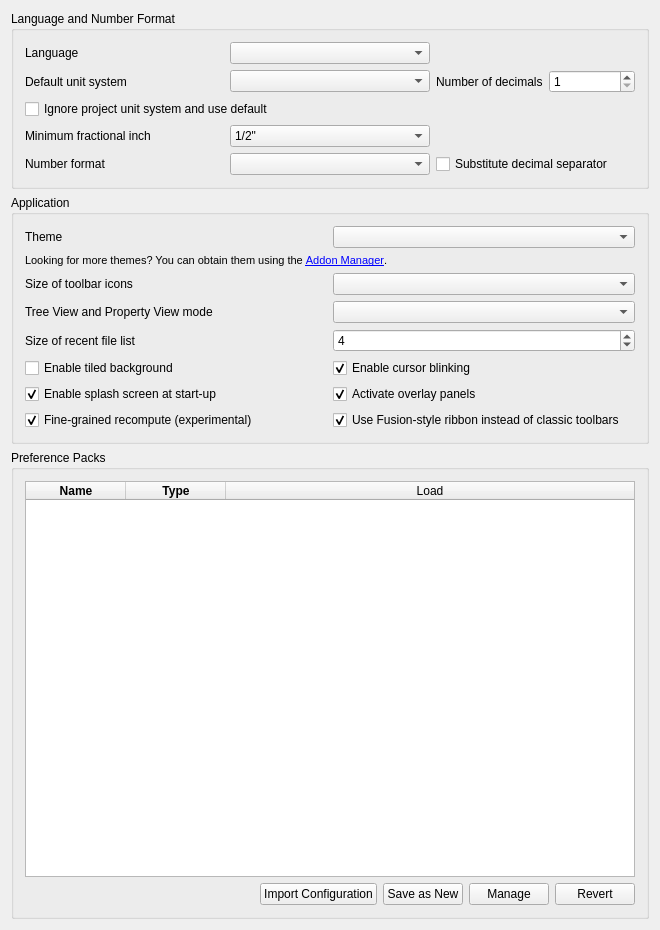
<?xml version="1.0" encoding="UTF-8"?>
<ui version="4.0">
 <class>Gui::Dialog::DlgSettingsGeneral</class>
 <widget class="QWidget" name="Gui::Dialog::DlgSettingsGeneral">
  <property name="geometry">
   <rect>
    <x>0</x>
    <y>0</y>
    <width>660</width>
    <height>930</height>
   </rect>
  </property>
  <property name="windowTitle">
   <string>General</string>
  </property>
   <layout class="QVBoxLayout" name="verticalLayout">
    <item>
     <widget class="QGroupBox" name="GroupBox7">
      <property name="title">
       <string>Language and Number Format</string>
      </property>
      <layout class="QGridLayout">
       <property name="leftMargin">
        <number>11</number>
       </property>
       <property name="topMargin">
        <number>11</number>
       </property>
       <property name="rightMargin">
        <number>11</number>
       </property>
       <property name="bottomMargin">
        <number>11</number>
       </property>
       <property name="spacing">
        <number>6</number>
       </property>
       <item row="0" column="0">
        <widget class="QLabel" name="TextLabel1_4">
         <property name="text">
          <string>Language</string>
         </property>
        </widget>
       </item>
       <item row="0" column="1">
        <widget class="QComboBox" name="Languages">
         <property name="toolTip">
          <string>Language of the application's user interface</string>
         </property>
        </widget>
       </item>
       <item row="1" column="0">
        <widget class="QLabel" name="unitSystemLabel">
         <property name="text">
          <string>Default unit system</string>
         </property>
        </widget>
       </item>
       <item row="1" column="1">
        <widget class="QComboBox" name="comboBox_UnitSystem">
         <property name="toolTip">
          <string>Unit system for all parts of the application. Can be overridden by specifying a document unit system.</string>
         </property>
        </widget>
       </item>
       <item row="1" column="2">
        <layout class="QHBoxLayout" name="horizontalLayout_3">
         <item>
          <widget class="QLabel" name="decimalsLabel">
           <property name="text">
            <string>Number of decimals</string>
           </property>
          </widget>
         </item>
         <item>
          <widget class="QSpinBox" name="spinBoxDecimals">
           <property name="toolTip">
            <string>Number of decimals that should be shown for numbers and dimensions</string>
           </property>
           <property name="minimum">
            <number>1</number>
           </property>
           <property name="maximum">
            <number>12</number>
           </property>
          </widget>
         </item>
        </layout>
       </item>
       <item row="2" column="0" colspan="3">
        <widget class="QCheckBox" name="checkBox_projectUnitSystemIgnore">
          <property name="toolTip">
           <string>Ignores document unit systems</string>
          </property>
          <property name="text">
           <string>Ignore project unit system and use default</string>
          </property>
        </widget>
       </item>
       <item row="3" column="0">
        <widget class="QLabel" name="fractionalInchLabel">
         <property name="text">
          <string>Minimum fractional inch</string>
         </property>
        </widget>
       </item>
       <item row="3" column="1">
        <widget class="QComboBox" name="comboBox_FracInch">
         <property name="toolTip">
          <string>Minimum fractional inch to be displayed</string>
         </property>
         <item>
          <property name="text">
           <string notr="true">1/2"</string>
          </property>
         </item>
         <item>
          <property name="text">
           <string notr="true">1/4"</string>
          </property>
         </item>
         <item>
          <property name="text">
           <string notr="true">1/8"</string>
          </property>
         </item>
         <item>
          <property name="text">
           <string notr="true">1/16"</string>
          </property>
         </item>
         <item>
          <property name="text">
           <string notr="true">1/32"</string>
          </property>
         </item>
         <item>
          <property name="text">
           <string notr="true">1/64"</string>
          </property>
         </item>
         <item>
          <property name="text">
           <string notr="true">1/128"</string>
          </property>
         </item>
        </widget>
       </item>
       <item row="4" column="0">
        <widget class="QLabel" name="TextLabel1_5">
         <property name="text">
          <string>Number format</string>
         </property>
        </widget>
       </item>
       <item row="4" column="1">
        <widget class="Gui::PrefComboBox" name="UseLocaleFormatting">
         <property name="prefEntry" stdset="0">
          <cstring>UseLocaleFormatting</cstring>
         </property>
         <property name="prefPath" stdset="0">
          <cstring>General</cstring>
         </property>
        </widget>
       </item>
       <item row="4" column="2">
        <widget class="Gui::PrefCheckBox" name="SubstituteDecimal">
         <property name="toolTip">
          <string>Substitutes numerical keypad decimal separator with locale separator, except
in the Python console and the macro editor where a
dot/period will always be printed</string>
         </property>
         <property name="text">
          <string>Substitute decimal separator</string>
         </property>
         <property name="prefEntry" stdset="0">
          <cstring>SubstituteDecimalSeparator</cstring>
         </property>
         <property name="prefPath" stdset="0">
          <cstring>General</cstring>
         </property>
        </widget>
       </item>
      </layout>
     </widget>
    </item>
    <item>
     <widget class="QGroupBox" name="GroupBox3">
      <property name="title">
       <string>Application</string>
      </property>
      <layout class="QGridLayout">
       <property name="leftMargin">
        <number>11</number>
       </property>
       <property name="topMargin">
        <number>11</number>
       </property>
       <property name="rightMargin">
        <number>11</number>
       </property>
       <property name="bottomMargin">
        <number>11</number>
       </property>
       <property name="spacing">
        <number>6</number>
       </property>
       <item row="0" column="0">
        <widget class="QLabel" name="themesLabel">
         <property name="text">
          <string>Theme</string>
         </property>
        </widget>
       </item>
       <item row="0" column="1">
        <widget class="QComboBox" name="themesCombobox">
         <property name="toolTip">
          <string>Customize the appearance of the user interface</string>
         </property>
        </widget>
       </item>
       <item row="1" column="0" colspan="2">
        <widget class="QLabel" name="moreThemesLabel">
         <property name="font">
          <font>
           <pointsize>8</pointsize>
          </font>
         </property>
         <property name="text">
          <string>Looking for more themes? You can obtain them using the &lt;a href=&quot;freecad:Std_AddonMgr&quot;&gt;Addon Manager&lt;/a&gt;.</string>
         </property>
         <property name="textFormat">
          <enum>Qt::RichText</enum>
         </property>
        </widget>
       </item>
       <item row="2" column="0">
        <widget class="QLabel" name="iconSizeLabel">
         <property name="text">
          <string>Size of toolbar icons</string>
         </property>
        </widget>
       </item>
       <item row="2" column="1">
        <widget class="QComboBox" name="toolbarIconSize">
         <property name="toolTip">
          <string>Icon size in the toolbar</string>
         </property>
        </widget>
       </item>
       <item row="3" column="0">
        <widget class="QLabel" name="treeModeLabel">
         <property name="text">
          <string>Tree View and Property View mode</string>
         </property>
        </widget>
       </item>
       <item row="3" column="1">
        <widget class="QComboBox" name="treeMode">
         <property name="toolTip">
          <string>Customize how the tree view is shown in the panel (restart required).

'Combined': combine tree and property view into one panel.
'Independent': split tree and property view into separate panels.</string>
         </property>
        </widget>
       </item>
       <item row="4" column="0">
        <widget class="QLabel" name="recentFileListLabel">
         <property name="text">
          <string>Size of recent file list</string>
         </property>
        </widget>
       </item>
       <item row="4" column="1">
        <widget class="Gui::PrefSpinBox" name="RecentFiles">
         <property name="toolTip">
          <string>How many files should be listed in recent files list</string>
         </property>
         <property name="value">
          <number>4</number>
         </property>
         <property name="prefEntry" stdset="0">
          <cstring>RecentFiles</cstring>
         </property>
         <property name="prefPath" stdset="0">
          <cstring>RecentFiles</cstring>
         </property>
        </widget>
       </item>
       <item row="5" column="0">
        <widget class="QCheckBox" name="tiledBackground">
         <property name="toolTip">
          <string>Background of the main window (when no document is opened) will consist of tiles of an image.</string>
         </property>
         <property name="text">
          <string>Enable tiled background</string>
         </property>
        </widget>
       </item>
       <item row="5" column="1">
        <widget class="Gui::PrefCheckBox" name="EnableCursorBlinking">
         <property name="toolTip">
          <string>The text cursor will be blinking</string>
         </property>
         <property name="text">
          <string>Enable cursor blinking</string>
         </property>
         <property name="checked">
          <bool>true</bool>
         </property>
         <property name="prefEntry" stdset="0">
          <cstring>EnableCursorBlinking</cstring>
         </property>
         <property name="prefPath" stdset="0">
          <cstring>General</cstring>
         </property>
        </widget>
       </item>
       <item row="6" column="0">
        <widget class="Gui::PrefCheckBox" name="SplashScreen">
         <property name="toolTip">
          <string>A splash screen is a small loading window that is shown
when FreeCAD is launching. If this option is checked, FreeCAD will
display the splash screen.</string>
         </property>
         <property name="text">
          <string>Enable splash screen at start-up</string>
         </property>
         <property name="checked">
          <bool>true</bool>
         </property>
         <property name="prefEntry" stdset="0">
          <cstring>ShowSplasher</cstring>
         </property>
         <property name="prefPath" stdset="0">
          <cstring>General</cstring>
         </property>
        </widget>
       </item>
       <item row="6" column="1">
        <widget class="Gui::PrefCheckBox" name="ActivateOverlay">
         <property name="toolTip">
          <string>Activate overlay handling of docked panels</string>
         </property>
         <property name="text">
          <string>Activate overlay panels</string>
         </property>
         <property name="checked">
          <bool>true</bool>
         </property>
         <property name="prefEntry" stdset="0">
          <cstring>ActivateOverlay</cstring>
         </property>
         <property name="prefPath" stdset="0">
          <cstring>DockWindows</cstring>
         </property>
        </widget>
       </item>
       <item row="7" column="0">
        <widget class="Gui::PrefCheckBox" name="FineGrainedRecompute">
         <property name="toolTip">
          <string>Activate fine-grained recomputation of documents</string>
         </property>
         <property name="text">
          <string>Fine-grained recompute (experimental)</string>
         </property>
         <property name="checked">
          <bool>true</bool>
         </property>
         <property name="prefEntry" stdset="0">
          <cstring>FineGrainedRecompute</cstring>
         </property>
         <property name="prefPath" stdset="0">
          <cstring>General</cstring>
         </property>
        </widget>
       </item>
       <item row="7" column="1">
        <widget class="Gui::PrefCheckBox" name="UseRibbon">
         <property name="toolTip">
          <string>Replace classic stacked toolbars with a Fusion-style ribbon
while a document is open. The Start dashboard never shows the ribbon.</string>
         </property>
         <property name="text">
          <string>Use Fusion-style ribbon instead of classic toolbars</string>
         </property>
         <property name="checked">
          <bool>true</bool>
         </property>
         <property name="prefEntry" stdset="0">
          <cstring>UseRibbon</cstring>
         </property>
         <property name="prefPath" stdset="0">
          <cstring>MainWindow</cstring>
         </property>
        </widget>
       </item>
      </layout>
     </widget>
    </item>
    <item>
     <widget class="QGroupBox" name="groupBox">
      <property name="title">
       <string>Preference Packs</string>
      </property>
      <layout class="QHBoxLayout" name="horizontalLayout">
       <item>
        <layout class="QVBoxLayout" name="verticalLayout_3">
         <item>
          <widget class="QTableWidget" name="PreferencePacks">
           <property name="horizontalScrollBarPolicy">
            <enum>Qt::ScrollBarAlwaysOff</enum>
           </property>
           <property name="sizeAdjustPolicy">
            <enum>QAbstractScrollArea::AdjustToContents</enum>
           </property>
           <property name="editTriggers">
            <set>QAbstractItemView::NoEditTriggers</set>
           </property>
           <property name="showDropIndicator" stdset="0">
            <bool>false</bool>
           </property>
           <property name="dragDropOverwriteMode">
            <bool>false</bool>
           </property>
           <property name="selectionMode">
            <enum>QAbstractItemView::NoSelection</enum>
           </property>
           <property name="selectionBehavior">
            <enum>QAbstractItemView::SelectRows</enum>
           </property>
           <property name="showGrid">
            <bool>false</bool>
           </property>
           <property name="sortingEnabled">
            <bool>true</bool>
           </property>
           <property name="wordWrap">
            <bool>false</bool>
           </property>
           <property name="cornerButtonEnabled">
            <bool>false</bool>
           </property>
           <attribute name="horizontalHeaderVisible">
            <bool>true</bool>
           </attribute>
           <attribute name="horizontalHeaderCascadingSectionResizes">
            <bool>true</bool>
           </attribute>
           <attribute name="horizontalHeaderMinimumSectionSize">
            <number>30</number>
           </attribute>
           <attribute name="horizontalHeaderDefaultSectionSize">
            <number>100</number>
           </attribute>
           <attribute name="horizontalHeaderStretchLastSection">
            <bool>true</bool>
           </attribute>
           <attribute name="verticalHeaderVisible">
            <bool>false</bool>
           </attribute>
           <attribute name="verticalHeaderMinimumSectionSize">
            <number>16</number>
           </attribute>
           <attribute name="verticalHeaderDefaultSectionSize">
            <number>24</number>
           </attribute>
           <column>
            <property name="text">
             <string>Name</string>
            </property>
            <property name="font">
             <font>
              <weight>75</weight>
              <bold>true</bold>
             </font>
            </property>
           </column>
           <column>
            <property name="text">
             <string>Type</string>
            </property>
            <property name="font">
             <font>
              <weight>75</weight>
              <bold>true</bold>
             </font>
            </property>
           </column>
           <column>
            <property name="text">
             <string>Load</string>
            </property>
           </column>
          </widget>
         </item>
         <item>
          <layout class="QHBoxLayout" name="horizontalLayout_2">
           <item>
            <spacer name="horizontalSpacer">
             <property name="orientation">
              <enum>Qt::Horizontal</enum>
             </property>
             <property name="sizeHint" stdset="0">
              <size>
               <width>40</width>
               <height>20</height>
              </size>
             </property>
            </spacer>
           </item>
           <item>
            <widget class="QPushButton" name="ImportConfig">
             <property name="text">
              <string>Import Configuration</string>
             </property>
            </widget>
           </item>
           <item>
            <widget class="QPushButton" name="SaveNewPreferencePack">
             <property name="text">
              <string>Save as New</string>
             </property>
            </widget>
           </item>
           <item>
            <widget class="QPushButton" name="ManagePreferencePacks">
             <property name="sizePolicy">
              <sizepolicy hsizetype="Fixed" vsizetype="Fixed">
               <horstretch>0</horstretch>
               <verstretch>0</verstretch>
              </sizepolicy>
             </property>
             <property name="text">
              <string>Manage</string>
             </property>
            </widget>
           </item>
           <item>
            <widget class="QPushButton" name="RevertToSavedConfig">
             <property name="text">
              <string>Revert</string>
             </property>
            </widget>
           </item>
          </layout>
         </item>
        </layout>
       </item>
      </layout>
     </widget>
    </item>
  </layout>
 </widget>
 <layoutdefault spacing="6" margin="11"/>
 <customwidgets>
  <customwidget>
   <class>Gui::PrefSpinBox</class>
   <extends>QSpinBox</extends>
   <header>Gui/PrefWidgets.h</header>
  </customwidget>
  <customwidget>
   <class>Gui::PrefCheckBox</class>
   <extends>QCheckBox</extends>
   <header>Gui/PrefWidgets.h</header>
  </customwidget>
  <customwidget>
   <class>Gui::PrefComboBox</class>
   <extends>QComboBox</extends>
   <header>Gui/PrefWidgets.h</header>
  </customwidget>
 </customwidgets>
 <tabstops>
  <tabstop>Languages</tabstop>
  <tabstop>RecentFiles</tabstop>
  <tabstop>EnableCursorBlinking</tabstop>
  <tabstop>SplashScreen</tabstop>
 </tabstops>
 <resources/>
 <connections/>
</ui>
